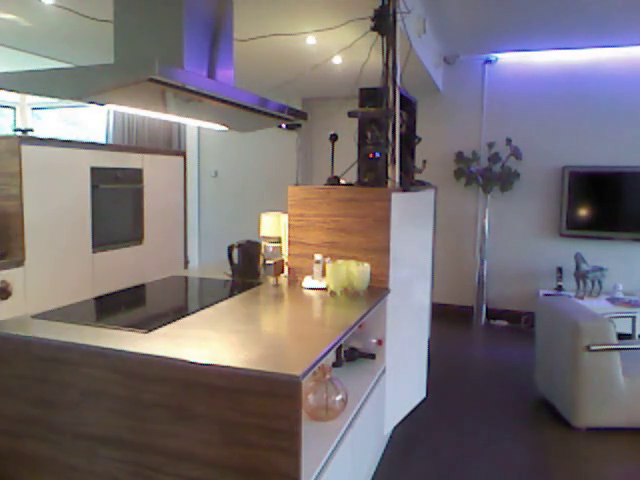
#> input picture frame 73 of data/input_files/P02T02C06.mp4, 640 x 480 px, given in place of P18T15C03.mp4, which was not available
$ python createVideo.py
#> lines starting #> are read from the running program, lines starting #| are printed output that depends on the picture; after the words box and inside, x2 and y2 are one past the last pixel; in counts of white or black regions, pixels touching at a corner belong together
import os
print(os.getcwd())

# Python program to write
# text on video


import cv2

cap = cv2.VideoCapture('C:/Users/leech/Toyota_Smarthome/pipline/P18T15C03.mp4')

# Get video metadata
video_fps = cap.get(cv2.CAP_PROP_FPS),
height = cap.get(cv2.CAP_PROP_FRAME_HEIGHT)
width = cap.get(cv2.CAP_PROP_FRAME_WIDTH)
# we are using x264 codec for mp4
fourcc = cv2.VideoWriter_fourcc(*'X264')
writer = cv2.VideoWriter('OUTPUT_PATH.mp4', apiPreference=0, fourcc=fourcc,
                     fps=video_fps[0], frameSize=(int(width), int(height)))

i = 0
while (True):

    # Capture frames in the video
    ret, frame = cap.read()
#> frame is the input picture: shape (480, 640, 3); mean B, G, R 114.2, 112.3, 120
    i = 1
    # describe the type of font
    # to be used.
    font = cv2.FONT_HERSHEY_SIMPLEX

    # Use putText() method for
    # inserting text on video
    cv2.putText(frame,
                'TEXT ON VIDEO' + str(i),
                (50, 50),
                font, 1,
                (0, 0, 0),
                2,
                cv2.LINE_4)
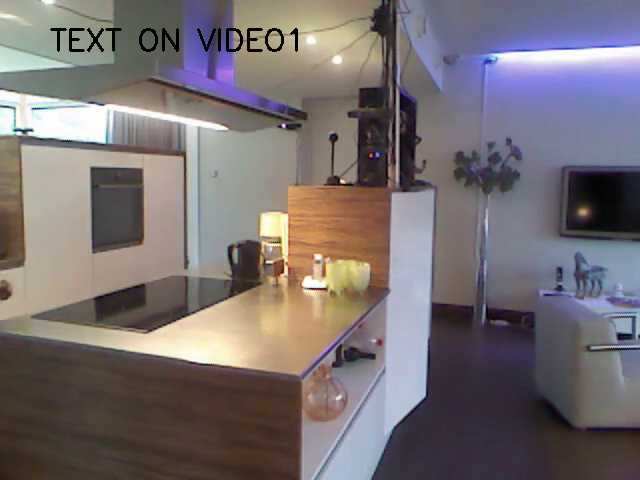
#> frame: shape (480, 640, 3); 0.56% of pixels changed, all inside (x1, y1, x2, y2) = (50, 28, 298, 52)

    i += 1
    # Display the resulting frame
    cv2.imshow('video', frame)

    writer.write(frame)

    # creating 'q' as the quit
    # button for the video
    if cv2.waitKey(1) & 0xFF == ord('q'):
#> (key q is pressed here)
        break
    if not ret:
        break


writer.release()
# release the cap object
cap.release()
# close all windows
cv2.destroyAllWindows()

$ run again, starting later in the video
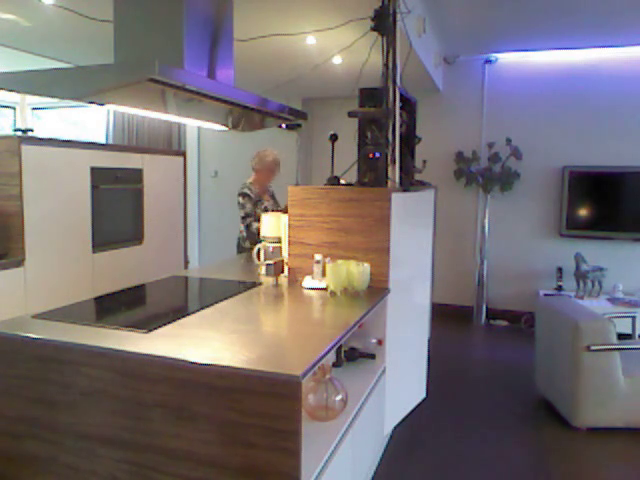
#> input picture frame 330 of data/input_files/P02T02C06.mp4, 640 x 480 px, given in place of P18T15C03.mp4, which was not available
#> frame is the input picture: shape (480, 640, 3); mean B, G, R 114.1, 112.8, 120.3
#> `cv2.putText(frame, 'TEXT ON VIDEO' + str(i), (50, 50), font, 1, (0, 0,..`:
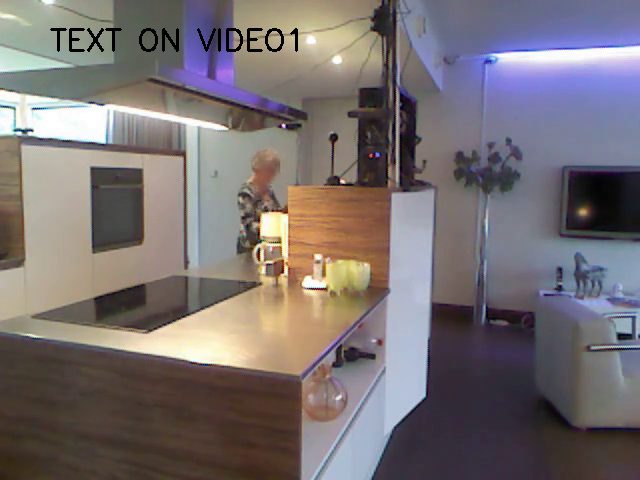
#> frame: shape (480, 640, 3); 0.56% of pixels changed, all inside (x1, y1, x2, y2) = (50, 28, 298, 52)

$ run again, starting later in the video
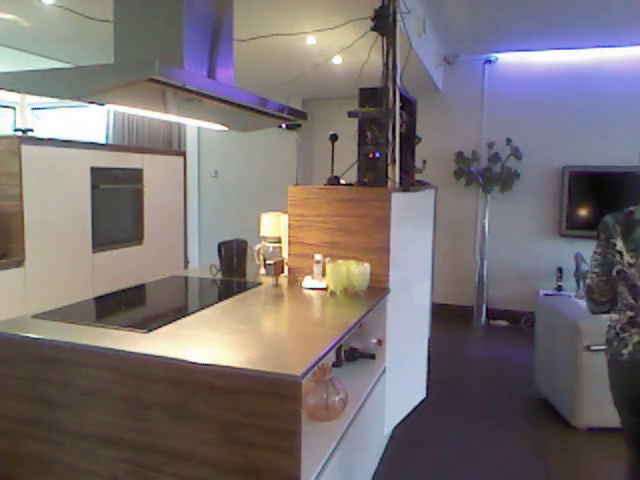
#> input picture frame 587 of data/input_files/P02T02C06.mp4, 640 x 480 px, given in place of P18T15C03.mp4, which was not available
#> frame is the input picture: shape (480, 640, 3); mean B, G, R 113.8, 112.9, 120.8
#> `cv2.putText(frame, 'TEXT ON VIDEO' + str(i), (50, 50), font, 1, (0, 0,..`:
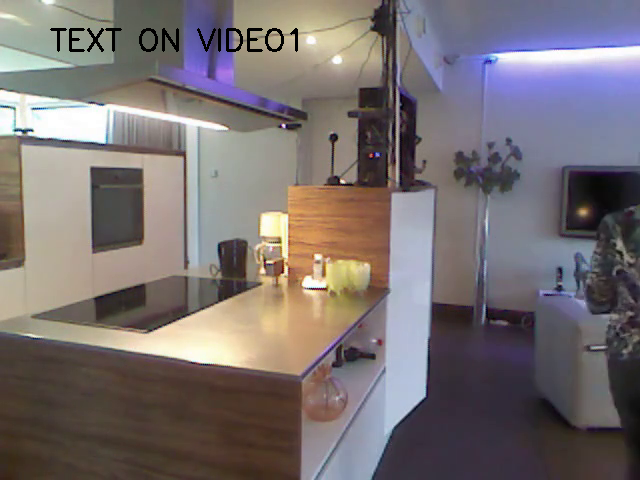
#> frame: shape (480, 640, 3); 0.56% of pixels changed, all inside (x1, y1, x2, y2) = (50, 28, 298, 52)
